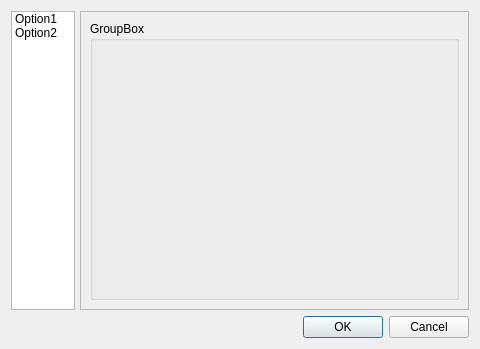
<?xml version="1.0" encoding="UTF-8"?>
<ui version="4.0">
 <class>OptionDialog</class>
 <widget class="QDialog" name="OptionDialog">
  <property name="geometry">
   <rect>
    <x>0</x>
    <y>0</y>
    <width>480</width>
    <height>349</height>
   </rect>
  </property>
  <property name="windowTitle">
   <string>Dialog</string>
  </property>
  <layout class="QVBoxLayout" name="verticalLayout_2">
   <item>
    <layout class="QHBoxLayout" name="horizontalLayout" stretch="1,1">
     <property name="spacing">
      <number>5</number>
     </property>
     <item>
      <widget class="QListWidget" name="listWidget">
       <property name="minimumSize">
        <size>
         <width>64</width>
         <height>0</height>
        </size>
       </property>
       <property name="maximumSize">
        <size>
         <width>64</width>
         <height>16777215</height>
        </size>
       </property>
       <property name="editTriggers">
        <set>QAbstractItemView::NoEditTriggers</set>
       </property>
       <property name="selectionBehavior">
        <enum>QAbstractItemView::SelectRows</enum>
       </property>
       <property name="iconSize">
        <size>
         <width>128</width>
         <height>128</height>
        </size>
       </property>
       <property name="movement">
        <enum>QListView::Static</enum>
       </property>
       <property name="resizeMode">
        <enum>QListView::Adjust</enum>
       </property>
       <property name="layoutMode">
        <enum>QListView::Batched</enum>
       </property>
       <property name="spacing">
        <number>2</number>
       </property>
       <property name="viewMode">
        <enum>QListView::IconMode</enum>
       </property>
       <property name="uniformItemSizes">
        <bool>true</bool>
       </property>
       <item>
        <property name="text">
         <string>Option1</string>
        </property>
        <property name="icon">
         <iconset resource="res.qrc">
          <normaloff>:/image/app.ico</normaloff>:/image/app.ico</iconset>
        </property>
       </item>
       <item>
        <property name="text">
         <string>Option2</string>
        </property>
        <property name="icon">
         <iconset resource="res.qrc">
          <normaloff>:/image/app.ico</normaloff>:/image/app.ico</iconset>
        </property>
       </item>
      </widget>
     </item>
     <item>
      <widget class="QStackedWidget" name="stackedWidget">
       <property name="frameShape">
        <enum>QFrame::StyledPanel</enum>
       </property>
       <widget class="QWidget" name="page">
        <layout class="QHBoxLayout" name="horizontalLayout_2">
         <item>
          <widget class="QGroupBox" name="groupBox">
           <property name="title">
            <string>GroupBox</string>
           </property>
          </widget>
         </item>
        </layout>
        <zorder>listWidget</zorder>
        <zorder>groupBox</zorder>
       </widget>
       <widget class="QWidget" name="page_2">
        <layout class="QHBoxLayout" name="horizontalLayout_3">
         <item>
          <widget class="QGroupBox" name="groupBox_2">
           <property name="title">
            <string>GroupBox</string>
           </property>
          </widget>
         </item>
        </layout>
       </widget>
      </widget>
     </item>
    </layout>
   </item>
   <item>
    <widget class="QDialogButtonBox" name="buttonBox">
     <property name="orientation">
      <enum>Qt::Horizontal</enum>
     </property>
     <property name="standardButtons">
      <set>QDialogButtonBox::Cancel|QDialogButtonBox::Ok</set>
     </property>
    </widget>
   </item>
  </layout>
 </widget>
 <resources>
  <include location="res.qrc"/>
 </resources>
 <connections>
  <connection>
   <sender>buttonBox</sender>
   <signal>accepted()</signal>
   <receiver>OptionDialog</receiver>
   <slot>accept()</slot>
   <hints>
    <hint type="sourcelabel">
     <x>248</x>
     <y>254</y>
    </hint>
    <hint type="destinationlabel">
     <x>157</x>
     <y>274</y>
    </hint>
   </hints>
  </connection>
  <connection>
   <sender>buttonBox</sender>
   <signal>rejected()</signal>
   <receiver>OptionDialog</receiver>
   <slot>reject()</slot>
   <hints>
    <hint type="sourcelabel">
     <x>316</x>
     <y>260</y>
    </hint>
    <hint type="destinationlabel">
     <x>286</x>
     <y>274</y>
    </hint>
   </hints>
  </connection>
 </connections>
</ui>
